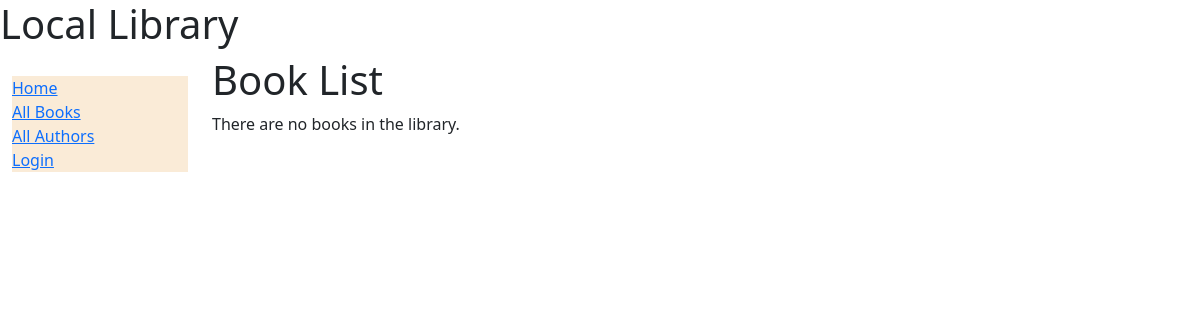
Page /catalog/books/ on the earlier database version.
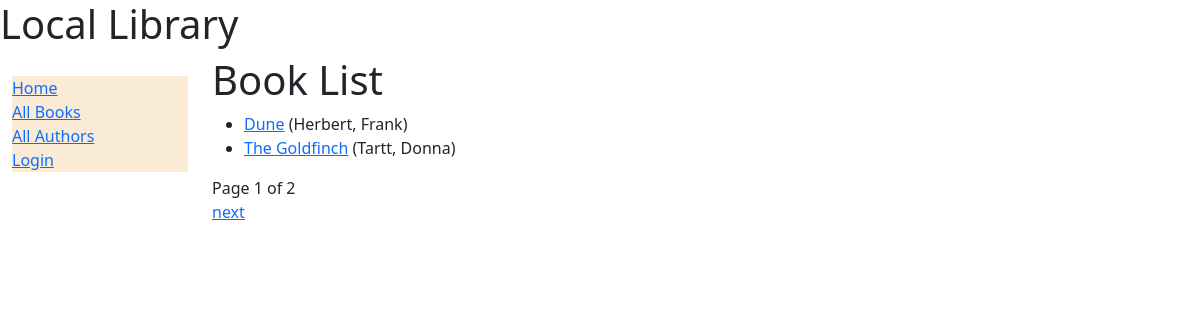
Same page on the later database version.
### catalog/models.py (models this page shows, shortened)
class Book(models.Model):
    title = models.CharField(max_length=200)
    author = models.ForeignKey('Author', on_delete=models.RESTRICT, null=True)
    summary = models.TextField(
        max_length=1000, help_text="Enter a brief description of the book"
    )
    isbn = models.CharField(
        'ISBN',
        max_length=13,
        unique=True,
        help_text='13 Character <a href="https://www.isbn-international.org/content/what-isbn'
                                      '">ISBN number</a>'
    )
    genre = models.ManyToManyField(Genre, help_text="select a genre for this book")
    def get_absolute_url(self):
        return reverse("book-detail", args=[str(self.id)])
    def display_genre(self):
        """Create a string for the Genre. This is required to display genre in Admin."""
        return ', '.join(genre.name for genre in self.genre.all()[:3])
    display_genre.short_description = 'Genre'

class Author(models.Model):
    first_name = models.CharField(max_length=100)
    last_name = models.CharField(max_length=100)
    date_of_birth = models.DateField(null=True, blank=True)
    date_of_death = models.DateField('Died', null=True, blank=True)
    class Meta:
        ordering = ['last_name', 'first_name']
    def __str__(self):
        return f'{self.last_name}, {self.first_name}'
    permissions = (("can_mark_returned", "Set book as returned"),)

### catalog/views.py (the view)
# urls.py: path('books/', views.BookListView.as_view(), name='books'),
class BookListView(generic.ListView):
    model = Book
    paginate_by = 2

### templates/catalog/book_list.html
{% extends "base_generic.html" %}
{% block content %}
  <h1>Book List</h1>
  {% if book_list %}
    <ul>
      {% for book in book_list %}
      <li>
        <a href="{{ book.get_absolute_url }}">{{ book.title }}</a>
        ({{book.author}})
      </li>
      {% endfor %}
    </ul>
  {% else %}
    <p>There are no books in the library.</p>
  {% endif %}
{% endblock %}

### templates/base_generic.html (shortened to what this page needs)
<!DOCTYPE html>
<html lang="en">
  <head>
    {% block title %}
      <h1>Local Library</h1>
    {% endblock %}
    <link href="https://cdn.jsdelivr.net/npm/bootstrap@5.3.3/dist/css/bootstrap.min.css"
      rel="stylesheet"
>
    {% load static %}
    <link rel="stylesheet" href="{% static 'css/styles.css' %}" />
  </head>
  <body>
    <div class="container-fluid">
      <div class="row">
        <div class="col-sm-2">
          {% block sidebar %}
            <ul class="sidebar-nav">
              <li><a href="{% url 'index' %}">Home</a></li>
              <li><a href="{% url 'books' %}">All Books</a></li>
              <li><a href="{% url 'authors' %}">All Authors</a></li>
              {% if user.is_authenticated %}
              <li>User: {{ user.get_username }}</li>
              <li><a href="{% url 'my-borrowed' %}">My Borrowed</a></li>
              <li>
                <form id="logout-form" method="post" action="{% url 'admin:logout' %}">
                  {% csrf_token %}
                  <button type="submit" class="btn btn-link">Logout</button>
                </form>
              </li>
            {% else %}
              <li><a href="{% url 'login' %}?next={{ request.path }}">Login</a></li>
            {% endif %}
            </ul>
{% endblock %}
        </div>
        <div class="col-sm-10 ">{% block content %}{% endblock %}{% block pagination %}
            {% if is_paginated %}
                <div class="pagination">
                    <span class="page-links">
                        <span class="page-current">
                            Page {{ page_obj.number }} of {{ page_obj.paginator.num_pages }}
                        </span>
                        {% if page_obj.has_next %}
                            <p><a href="{{ request.path }}?page={{ page_obj.next_page_number }}">next</a></p>
                        {% endif %}
                    </span>
                </div>
            {% endif %}
          {% endblock %}
        </div>
      </div>
    </div>
  </body>
</html>

### catalog/static/css/styles.css (style rules this page uses)
.sidebar-nav { margin-top: 20px; padding: 0; list-style: none; }
.sidebar-nav { background-color: antiquewhite; }

Differences in the rows shown:
added Book: title "Dune", author "Herbert, Frank"
added Book: title "The Goldfinch", author "Tartt, Donna"
Other differences:
{{ page_obj.number }}: (not shown) → "1"
{{ page_obj.paginator.num_pages }}: (not shown) → "2"
text no longer shown: "There are no books in the library."
text now shown: "Page of next"
